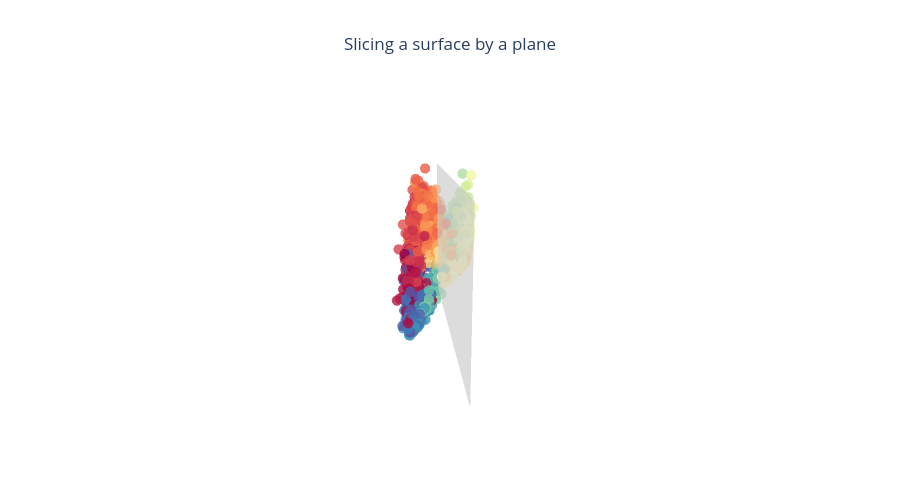

The notebook cell this image was saved under:
### Code cell
import numpy as np
import plotly.graph_objects as go
from plotly.subplots import make_subplots

def compose1(f, c):
    # compose a function of two variable with the constant function phi(x)=c:  f(phi(x), y) 
    g = lambda y: f(c, y)
    return g

def compose2 (f, c):
     # compose a function of two variable with the constant function phi(x)=c: f(x, phi(x))
    g = lambda x: f(x, c)
    return g

def composefh(f, h):
    # compose the function f(x,y) with y=h(x):
    g = lambda x: f(x, h(x))
    return g

def get_curve(M, v, f):
    # M a 3-list or array- represents a point in the plane of intersection: M=[x0, y0, 0]
    # v= [a, b, 0] direction contained in the plane along with w=[0,0,1]
    # f function of two variables that define the equation of the surfae z=f(x,y)
    # returns the function g that defines the equation y=g(x) of the curve of intersection
    
    x0, y0, _ =M
    a, b, _ = v 
    if a == 0 and b != 0:
        g = compose1(f, x0)
        id =1
    elif a != 0 and b==0:
        g =compose2(f, y0)
        id=2
    else:
        h = lambda x: y0+b*(x-x0)/a
        g = composefh(f, h)
        id=3
    return g, id    

# Function that returns the X, Y, Z-array defining the section plane as a Plotly surface
def get_plane(M, v,   id, xx, yy, zz):
    
    # M point contained by the plane
    # v direction included in plane (orthogonal to w=[0, 0, 1])
    # id - is the id returned by the function get_curve; the plane arrays, X, Y, Z,  are defined according to id value
    x0, y0, _= M
    a, b, _= v
  
    if id == 1:
        Y, Z = np.meshgrid(yy, zz)
        X = x0*np.ones(Y.shape)
    elif id == 2 :
        X, Z = np.meshgrid(xx, zz)
        Y = y0*np.ones(X.shape)
    elif id == 3 :
        X, Z = np.meshgrid(xx, zz)
        Y = y0+b*(X-x0)/a   
    else:
        pass
    return X, Y, Z
        

# Define the surface to be cut by a plane:
f_surf = lambda x, y:  (x+y)/(2+np.cos(x)*np.sin(y))

# and data to instantiate the Plotly Surface:
xx = np.linspace(-2, 5, 200)
yy = np.linspace(0, 10, 300)
# x,y = np.meshgrid(xx, yy)
# z = f_surf(x, y)
zz = np.linspace(z.min(), z.max(), 100)

# define the elements to get the section plane equation
M = [1, 2, 0]  # a point in the plane
v = [1, 2, 0] # a direction contained in the plane
g, id = get_curve(M, v, f_surf)
X, Y, Z =  get_plane(M, v,   id, xx, yy, zz)

#Define subplots of 1 row and two columns. In the subplot (1,1) draw the surface of equation z=f(x,y) and the cutting plane
#perpendicular on the plane z=0, while in (1,2) the resulted curve.

fig = make_subplots(
     rows=1, cols=1,
     specs=[[{"type": "scene"}]])

fig.add_trace(go.Scatter3d(x=x,
                          y=y, 
                          z=z,
                              mode='markers',
                        marker=dict(
                            size=6,
                            color=theta,                # set color to an array/list of desired values
                            colorscale='spectral',   # choose a colorscale
                            opacity=0.8
                        )), row=1, col=1)

# fig.add_trace(go.Surface(x=x,
#                           y=y, 
#                           z=z,
#                           colorscale="Viridis",
#                           showscale=False), row=1, col=1)
fig.add_trace(go.Surface(x=X, y=Y, z=Z, 
                         colorscale= [[0, "rgb(254, 254, 254)"],
                                      [1, "rgb(254, 254, 254)"]],
                         showscale=False,
                         opacity =0.65), row=1, col=1)
#fig.add_trace(go.Scatter(x= xx, y = g(xx), mode="lines"), row=1, col=2)    
fig.update_layout(title_text="Slicing a surface by a plane",
                  title_x=0.5,
                  scene= {"camera": {"eye": {"x": 1.65, "z":0.75}}},
                  width=900, height=500, yaxis = {"domain":  [0, 0.85]}
              )
fig.update_layout(scene = dict(xaxis = dict(showgrid = False,showticklabels = False),
                                   yaxis = dict(showgrid = False,showticklabels = False),
                                   zaxis = dict(showgrid = False,showticklabels = False)
             ))
fig.update_scenes(xaxis_visible=False, yaxis_visible=False,zaxis_visible=False )

### Figure 1 — Plotly figure (JSON) as saved in the notebook; plotly's stock layout.template omitted (floating-point values rounded to 4 significant figures; data arrays with more than 128 entries replaced by an {"elided": "..."} marker saying what was removed)
{"data": [{"marker": {"color": {"elided": "2500 float values"}, "colorscale": [[0.0, "rgb(158,1,66)"], [0.1, "rgb(213,62,79)"], [0.2, "rgb(244,109,67)"], [0.3, "rgb(253,174,97)"], [0.4, "rgb(254,224,139)"], [0.5, "rgb(255,255,191)"], [0.6, "rgb(230,245,152)"], [0.7, "rgb(171,221,164)"], [0.8, "rgb(102,194,165)"], [0.9, "rgb(50,136,189)"], [1.0, "rgb(94,79,162)"]], "opacity": 0.8, "size": 6}, "mode": "markers", "x": {"elided": "2500 float values"}, "y": {"elided": "2500 float values"}, "z": {"elided": "2500 float values"}, "type": "scatter3d", "scene": "scene"}, {"colorscale": [[0, "rgb(254, 254, 254)"], [1, "rgb(254, 254, 254)"]], "opacity": 0.65, "showscale": false, "x": {"elided": "100x200 float values"}, "y": {"elided": "100x200 float values"}, "z": {"elided": "100x200 float values"}, "type": "surface", "scene": "scene"}], "layout": {"scene": {"domain": {"x": [0.0, 1.0], "y": [0.0, 1.0]}, "camera": {"eye": {"x": 1.65, "z": 0.75}}, "xaxis": {"showgrid": false, "showticklabels": false, "visible": false}, "yaxis": {"showgrid": false, "showticklabels": false, "visible": false}, "zaxis": {"showgrid": false, "showticklabels": false, "visible": false}}, "title": {"text": "Slicing a surface by a plane", "x": 0.5}, "yaxis": {"domain": [0, 0.85]}, "width": 900, "height": 500}}
